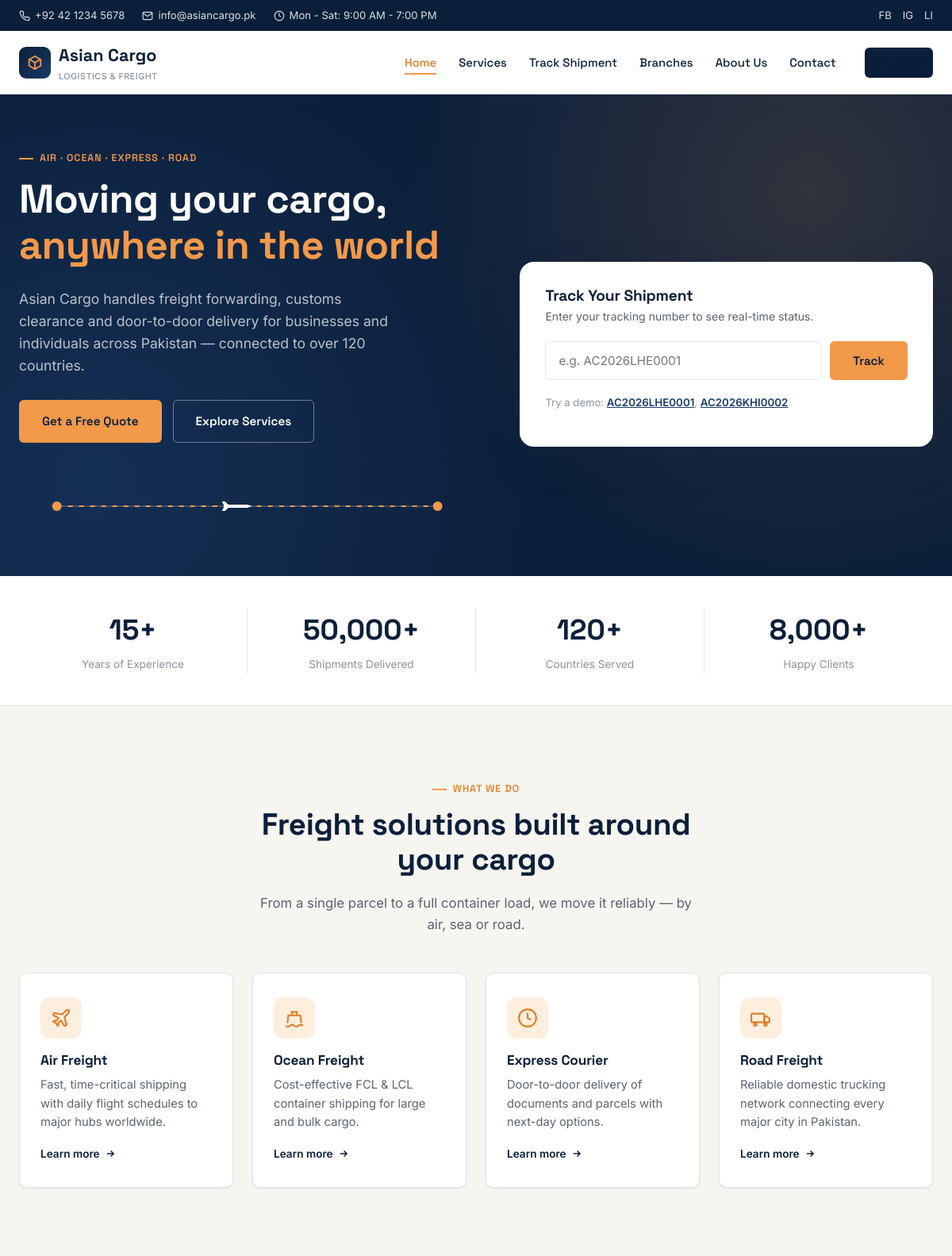
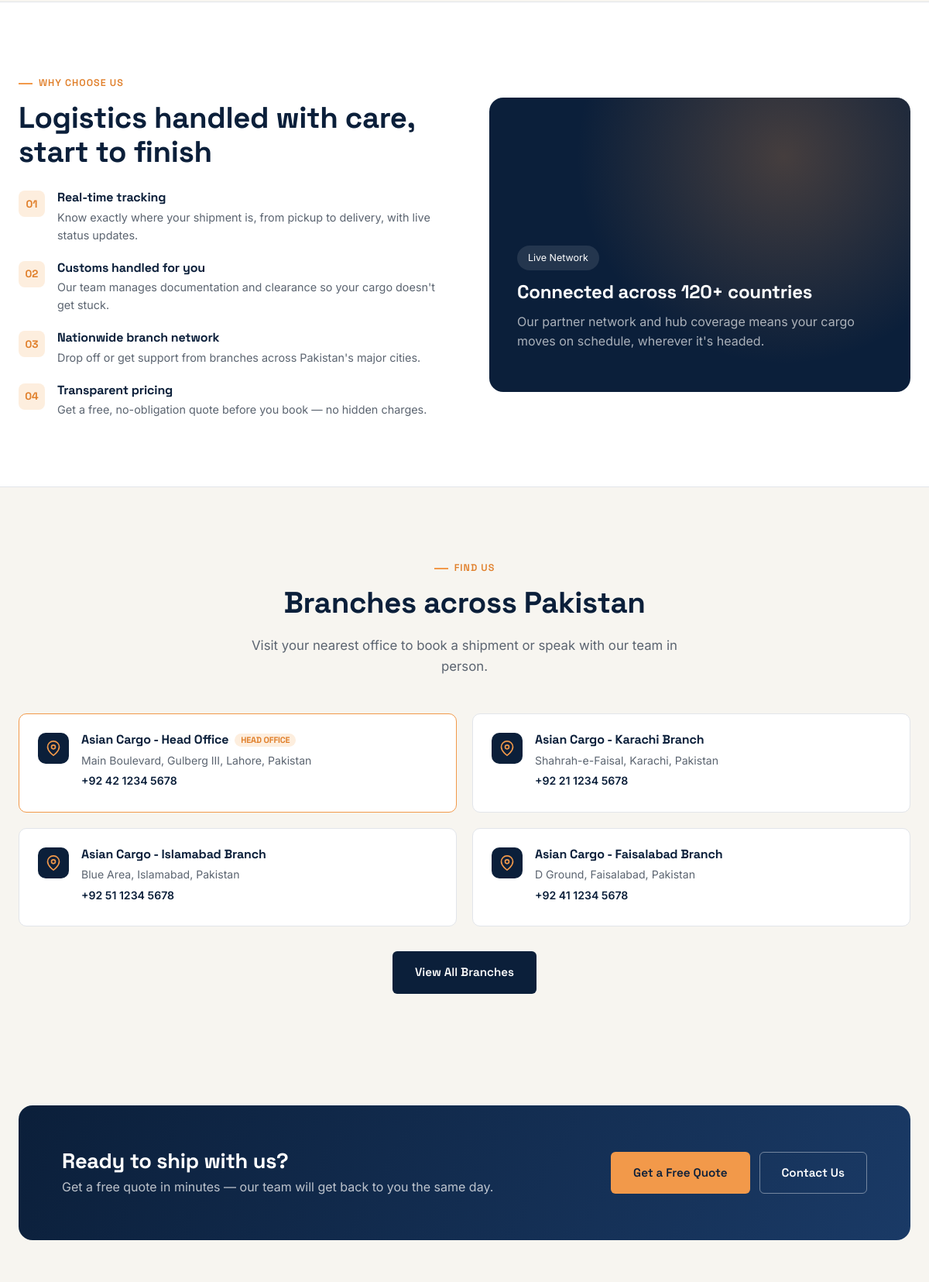
The page / (upper part) on the database its author committed (2 pictures, top to bottom).
### tables this page shows
CREATE TABLE IF NOT EXISTS settings (
    setting_key VARCHAR(100) PRIMARY KEY,
    setting_value TEXT NULL
);

CREATE TABLE IF NOT EXISTS branches (
    id INT AUTO_INCREMENT PRIMARY KEY,
    branch_name VARCHAR(150) NOT NULL,
    city VARCHAR(100) NOT NULL,
    address VARCHAR(255) NOT NULL,
    phone VARCHAR(30) NOT NULL,
    email VARCHAR(150) NULL,
    latitude DECIMAL(10,7) NULL,
    longitude DECIMAL(10,7) NULL,
    is_head_office TINYINT(1) NOT NULL DEFAULT 0,
    display_order INT NOT NULL DEFAULT 0,
    created_at DATETIME NOT NULL DEFAULT CURRENT_TIMESTAMP
);

### config/helpers.php (called while the page is built, shortened)
<?php
require_once __DIR__ . '/database.php';
function e(?string $value): string
{
    return htmlspecialchars($value ?? '', ENT_QUOTES, 'UTF-8');
}
function setting(string $key, string $default = ''): string
{
    static $cache = null;
    if ($cache === null) {
        $cache = [];
        $stmt = getDB()->query('SELECT setting_key, setting_value FROM settings');
        foreach ($stmt->fetchAll() as $row) {
            $cache[$row['setting_key']] = $row['setting_value'];
        }
    }
    return $cache[$key] ?? $default;
}

### config/database.php (called while the page is built, shortened)
<?php
function getDB(): PDO
{
    static $pdo = null;
    if ($pdo === null) {
        try {
            $pdo = new PDO(
                'mysql:host=' . DB_HOST . ';dbname=' . DB_NAME . ';charset=utf8mb4',
                DB_USER,
                DB_PASS,
                [
                    PDO::ATTR_ERRMODE            => PDO::ERRMODE_EXCEPTION,
                    PDO::ATTR_DEFAULT_FETCH_MODE => PDO::FETCH_ASSOC,
                    PDO::ATTR_EMULATE_PREPARES   => false,
                ]
            );
        } catch (PDOException $e) {
            die('Database connection failed. Please check config/database.php — ' . $e->getMessage());
        }
    }
    return $pdo;
}

### index.php (the view, shortened to what this page needs)
<?php
$branches = getDB()->query('SELECT * FROM branches ORDER BY is_head_office DESC, display_order ASC LIMIT 4')->fetchAll();
include __DIR__ . '/includes/header.php';
?>
<section class="hero">
  <div class="container">
    <div class="hero-grid">
      <div>
        <span class="eyebrow hero-eyebrow">Air &middot; Ocean &middot; Express &middot; Road</span>
        <h1>Moving your cargo, <span>anywhere in the world</span></h1>
        <p class="hero-sub">
          <?= e(setting('site_name', 'Asian Cargo')) ?> handles freight forwarding, customs clearance and
          door-to-door delivery for businesses and individuals across Pakistan — connected to over
          <?= e(setting('countries_served', '120')) ?> countries.
        </p>
        <div class="hero-ctas">
          <a href="/quote.php" class="btn btn-primary">Get a Free Quote</a>
          <a href="/services.php" class="btn btn-outline">Explore Services</a>
        </div>
        <div class="route-line" aria-hidden="true">
        </div>
      </div>
      <div class="track-card">
        <h3>Track Your Shipment</h3>
        <p class="track-card-sub">Enter your tracking number to see real-time status.</p>
        <form action="/track.php" method="get" class="track-form">
          <input type="text" name="tracking_number" placeholder="e.g. AC2026LHE0001" required
                 pattern="[A-Za-z0-9\-]{6,30}" autocomplete="off">
          <button type="submit" class="btn btn-primary">Track</button>
        </form>
        <p class="track-recent">
          Try a demo:
          <button type="button" onclick="document.querySelector('.track-form input').value='AC2026LHE0001'">AC2026LHE0001</button>,
          <button type="button" onclick="document.querySelector('.track-form input').value='AC2026KHI0002'">AC2026KHI0002</button>
        </p>
      </div>
    </div>
  </div>
  <div class="hero-spacer"></div>
</section>
<section class="stats-strip">
  <div class="container">
    <div class="stats-grid">
      <div class="stat-item">
        <div class="stat-num"><?= e(setting('years_experience', '15')) ?>+</div>
        <div class="stat-label">Years of Experience</div>
      </div>
      <div class="stat-item">
        <div class="stat-num"><?= number_format((int) setting('shipments_delivered', '50000')) ?>+</div>
        <div class="stat-label">Shipments Delivered</div>
      </div>
      <div class="stat-item">
        <div class="stat-num"><?= e(setting('countries_served', '120')) ?>+</div>
        <div class="stat-label">Countries Served</div>
      </div>
      <div class="stat-item">
        <div class="stat-num"><?= number_format((int) setting('happy_clients', '8000')) ?>+</div>
        <div class="stat-label">Happy Clients</div>
      </div>
    </div>
  </div>
</section>
<section class="section" id="services">
  <div class="container">
    <div class="section-head center">
      <span class="eyebrow">What We Do</span>
      <h2 class="section-title">Freight solutions built around your cargo</h2>
      <p class="section-sub">From a single parcel to a full container load, we move it reliably — by air, sea or road.</p>
    </div>
    <div class="services-grid">
      <div class="service-card">
        <div class="service-icon">
          <svg viewBox="0 0 24 24" fill="none" stroke="currentColor" stroke-width="2"><path d="M17.8 19.2 16 11l3.5-3.5C21 6 21.5 4 21 3c-1-.5-3 0-4.5 1.5L13 8 4.8 6.2c-.5-.1-1 .1-1.3.5l-.6.8c-.4.5-.2 1.2.3 1.5L9 12l-2 3H4l-1 1 3 2 2 3 1-1v-3l3-2 3.4 5.8c.3.5 1 .7 1.5.3l.8-.6c.4-.3.6-.8.5-1.3z"/></svg>
        </div>
        <h3>Air Freight</h3>
        <p>Fast, time-critical shipping with daily flight schedules to major hubs worldwide.</p>
        <a href="/services.php#air" class="service-link">Learn more <svg viewBox="0 0 24 24" fill="none" stroke="currentColor" stroke-width="2.5"><path d="M5 12h14M13 6l6 6-6 6"/></svg></a>
      </div>
      <div class="service-card">
        <div class="service-icon">
          <svg viewBox="0 0 24 24" fill="none" stroke="currentColor" stroke-width="2"><path d="M2 21c.6.5 1.2 1 2.5 1 2.5 0 2.5-2 5-2 2.5 0 2.5 2 5 2 2.5 0 2.5-2 5-2 1.3 0 1.9.5 2.5 1M4 18l1-9h14l1 9M9 9V5h6v4"/></svg>
        </div>
        <h3>Ocean Freight</h3>
        <p>Cost-effective FCL &amp; LCL container shipping for large and bulk cargo.</p>
        <a href="/services.php#ocean" class="service-link">Learn more <svg viewBox="0 0 24 24" fill="none" stroke="currentColor" stroke-width="2.5"><path d="M5 12h14M13 6l6 6-6 6"/></svg></a>
      </div>
      <div class="service-card">
        <div class="service-icon">
          <svg viewBox="0 0 24 24" fill="none" stroke="currentColor" stroke-width="2"><circle cx="12" cy="12" r="10"/><path d="M12 6v6l4 2"/></svg>
        </div>
        <h3>Express Courier</h3>
        <p>Door-to-door delivery of documents and parcels with next-day options.</p>
        <a href="/services.php#express" class="service-link">Learn more <svg viewBox="0 0 24 24" fill="none" stroke="currentColor" stroke-width="2.5"><path d="M5 12h14M13 6l6 6-6 6"/></svg></a>
      </div>
      <div class="service-card">
        <div class="service-icon">
          <svg viewBox="0 0 24 24" fill="none" stroke="currentColor" stroke-width="2"><rect x="1" y="7" width="15" height="10" rx="1"/><path d="M16 10h3l3 3v4h-6z"/><circle cx="5.5" cy="19.5" r="1.5"/><circle cx="17.5" cy="19.5" r="1.5"/></svg>
        </div>
        <h3>Road Freight</h3>
        <p>Reliable domestic trucking network connecting every major city in Pakistan.</p>
        <a href="/services.php#road" class="service-link">Learn more <svg viewBox="0 0 24 24" fill="none" stroke="currentColor" stroke-width="2.5"><path d="M5 12h14M13 6l6 6-6 6"/></svg></a>
      </div>
    </div>
  </div>
</section>
<section class="section" style="background:var(--white); border-top:1px solid var(--slate-200); border-bottom:1px solid var(--slate-200);">
  <div class="container">
    <div class="why-grid">
      <div>
        <span class="eyebrow">Why Choose Us</span>
        <h2 class="section-title">Logistics handled with care, start to finish</h2>
        <div class="why-list">
          <div class="why-item">
            <div class="why-num">01</div>
            <div>
              <h4>Real-time tracking</h4>
              <p>Know exactly where your shipment is, from pickup to delivery, with live status updates.</p>
            </div>
          </div>
          <div class="why-item">
            <div class="why-num">02</div>
            <div>
              <h4>Customs handled for you</h4>
              <p>Our team manages documentation and clearance so your cargo doesn't get stuck.</p>
            </div>
          </div>
          <div class="why-item">
            <div class="why-num">03</div>
            <div>
              <h4>Nationwide branch network</h4>
              <p>Drop off or get support from branches across Pakistan's major cities.</p>
            </div>
          </div>
          <div class="why-item">
            <div class="why-num">04</div>
            <div>
              <h4>Transparent pricing</h4>
              <p>Get a free, no-obligation quote before you book — no hidden charges.</p>
            </div>
          </div>
        </div>
      </div>
      <div class="why-visual">
        <div class="why-visual-content">
          <span class="why-badge">Live Network</span>
          <h3 style="color:white; font-size:1.5rem;">Connected across <?= e(setting('countries_served', '120')) ?>+ countries</h3>
          <p style="color:rgba(255,255,255,0.65);">Our partner network and hub coverage means your cargo moves on schedule, wherever it's headed.</p>
        </div>
      </div>
    </div>
  </div>
</section>
<section class="section">
  <div class="container">
    <div class="section-head center">
      <span class="eyebrow">Find Us</span>
      <h2 class="section-title">Branches across Pakistan</h2>
      <p class="section-sub">Visit your nearest office to book a shipment or speak with our team in person.</p>
    </div>
    <div class="branches-grid">
      <?php foreach ($branches as $branch): ?>
      <div class="branch-card <?= $branch['is_head_office'] ? 'head-office' : '' ?>">
        <div class="branch-pin">
          <svg viewBox="0 0 24 24" fill="none" stroke="currentColor" stroke-width="2"><path d="M21 10c0 7-9 13-9 13s-9-6-9-13a9 9 0 0 1 18 0z"/><circle cx="12" cy="10" r="3"/></svg>
        </div>
        <div>
          <h4>
            <?= e($branch['branch_name']) ?>
            <?php if ($branch['is_head_office']): ?><span class="branch-tag">Head Office</span><?php endif; ?>
          </h4>
          <p><?= e($branch['address']) ?></p>
          <p class="branch-phone"><?= e($branch['phone']) ?></p>
        </div>
      </div>
      <?php endforeach; ?>
    </div>
    <div style="text-align:center; margin-top:32px;">
      <a href="/branches.php" class="btn btn-navy">View All Branches</a>
    </div>
  </div>
</section>
<section class="section-tight">
  <div class="container">
    <div class="cta-band">
      <div>
        <h2>Ready to ship with us?</h2>
        <p>Get a free quote in minutes — our team will get back to you the same day.</p>
      </div>
      <div class="cta-actions">
        <a href="/quote.php" class="btn btn-primary">Get a Free Quote</a>
        <a href="/contact.php" class="btn btn-outline">Contact Us</a>
      </div>
    </div>
  </div>
</section>
<?php include __DIR__ . '/includes/footer.php'; ?>

### rows shown on the page
settings: setting_key "15"
branches: branch_name "Asian Cargo - Head Office", is_head_office "HEAD OFFICE", address "Main Boulevard, Gulberg III, Lahore, Pakistan", phone "+92 42 1234 5678"
branches: branch_name "Asian Cargo - Karachi Branch", address "Shahrah-e-Faisal, Karachi, Pakistan", phone "+92 21 1234 5678"
branches: branch_name "Asian Cargo - Islamabad Branch", address "Blue Area, Islamabad, Pakistan", phone "+92 51 1234 5678"
branches: branch_name "Asian Cargo - Faisalabad Branch", address "D Ground, Faisalabad, Pakistan", phone "+92 41 1234 5678"

### other values the page prints
setting('contact_phone', '+92 42 1234 5678') "+92 42 1234 5678"
setting('contact_email', 'info@asiancargo.pk') "info@asiancargo.pk"
setting('office_hours', 'Mon - Sat: 9:00 AM - 7:00 PM') "Mon - Sat: 9:00 AM - 7:00 PM"
setting('site_name', 'Asian Cargo') "Asian Cargo"
setting('countries_served', '120') "120"
setting('shipments_delivered', '50000') "50,000"
setting('happy_clients', '8000') "8,000"
